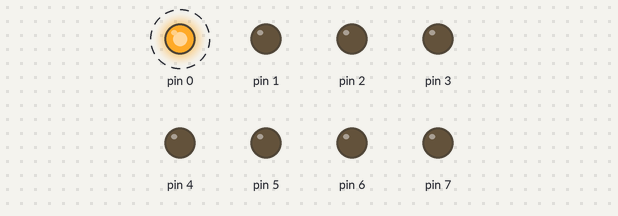
This sketch was run on a simulated Arduino Uno, built with avr-gcc and run on an emulated ATmega328P. On the bench: output pins drawn as LEDs (lit = HIGH). Dashed ring = blinking. At 10.0 s the program stops and its outputs stay as they are.

Above: at 0.2 s.
Timing chart, 0 to 3.0 s (numbered marks = the images above):
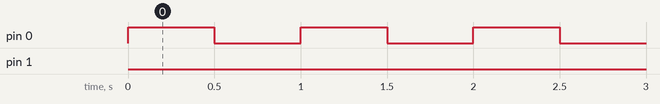

The sketch:

Exp_8_Obs_2.ino
```cpp
#include <Arduino.h>
#include <util/delay.h>
#define setbit(x,y) (x|=y)
#define clearbit(x,y)(x&=~y)
#define bitn(p) (0x01<<(p))
int main (void)
{
  setbit(DDRD, 0xFF);
  for(int i = 0;i<5;i++)
   {
  setbit(PORTD, 0x01);
  _delay_ms(500);
  clearbit(PORTD, 0x01);
  _delay_ms(500);
   }
 for(int i = 0;i<5;i++)
 {
 setbit(PORTD, 0x02);
  _delay_ms(500);
  clearbit(PORTD, 0x02);
  _delay_ms(500);
  }
 }
```

Measured:
- by itself, pin 0: alternates HIGH for 0.50 s and LOW for 0.50 s, 10 changes in all, then stays LOW
- by itself, pin 1: LOW → HIGH at 5.0 s, → LOW 0.50 s later, → HIGH 0.50 s later, → LOW 0.50 s later, … (10 changes in this stretch)
